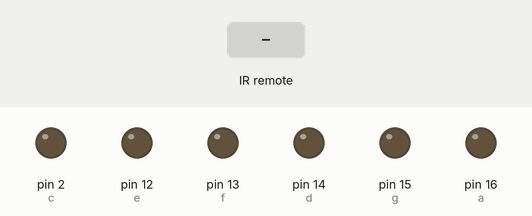
This sketch was run on a simulated Arduino Uno, built with avr-gcc and run on an emulated ATmega328P. Parts: output pins drawn as LEDs (lit = HIGH). The inputs (shaded band) are chosen by the test bench. Pins used as bus, display or sensor lines are not drawn.

Above: at 1.2 s.
1.3 s: infrared code 0x45 received
At 2.1 s:
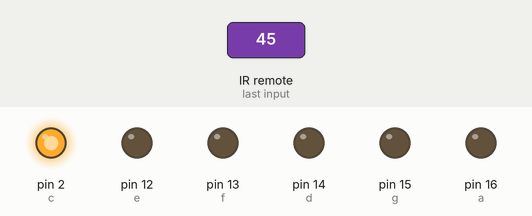
2.8 s: infrared code 0x46 received
At 3.3 s:
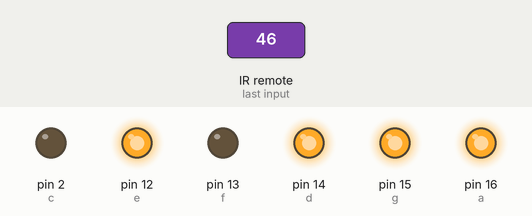
4.3 s: infrared code 0x47 received
At 5.5 s:
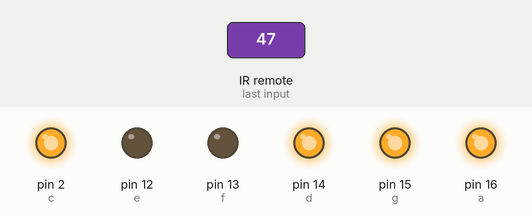
5.8 s: infrared code 0x44 received
At 6.8 s:
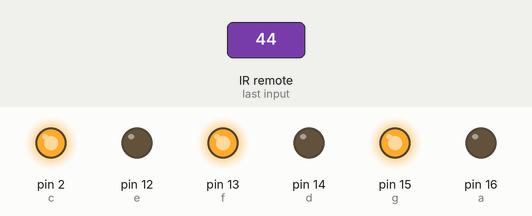
7.3 s: infrared code 0x40 received
At 7.9 s:
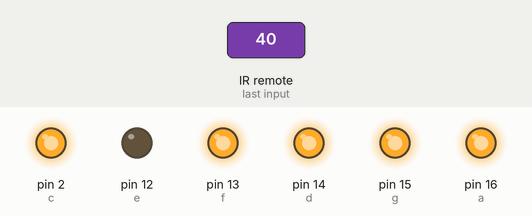
8.8 s: infrared code 0x43 received
At 10.2 s:
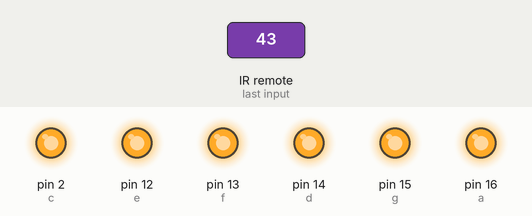
Timing chart, 0 to 11.3 s (numbered marks = the images above; inputs shaded):
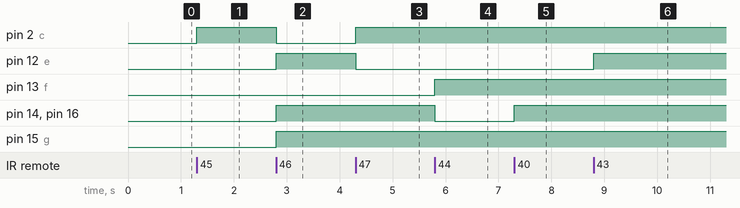

Measured:
- after the input at 1.3 s, pin 2 (c): LOW → HIGH at once
- after the input at 2.8 s, pin 2 (c): HIGH → LOW at once; pin 12 (e), pin 14 (d), pin 15 (g), pin 16 (a): LOW → HIGH at once
- after the input at 4.3 s, pin 2 (c): LOW → HIGH at once; pin 12 (e): HIGH → LOW at once
- after the input at 5.8 s, pin 13 (f): LOW → HIGH at once; pin 14 (d), pin 16 (a): HIGH → LOW at once
- after the input at 7.3 s, pin 14 (d), pin 16 (a): LOW → HIGH at once
- after the input at 8.8 s, pin 12 (e): LOW → HIGH at once

The sketch:

ir-remote-7segments-display.ino
```cpp
#include <IRremote.h>
#define IRpin 5
#define a 16
#define b 0
#define c 2
#define d 14
#define e 12
#define f 13
#define g 15
int command=0;
void Zero(){
  digitalWrite(a,1);
  digitalWrite(b,1);
  digitalWrite(c,1);
  digitalWrite(d,1);
  digitalWrite(e,1);
  digitalWrite(f,1);
  digitalWrite(g,0);
}
void One(){
  digitalWrite(a,0);
  digitalWrite(b,1);
  digitalWrite(c,1);
  digitalWrite(d,0);
  digitalWrite(e,0);
  digitalWrite(f,0);
  digitalWrite(g,0);
}
void Two(){
  digitalWrite(a,1);
  digitalWrite(b,1);
  digitalWrite(c,0);
  digitalWrite(d,1);
  digitalWrite(e,1);
  digitalWrite(f,0);
  digitalWrite(g,1);
}
void Three(){
  digitalWrite(a,1);
  digitalWrite(b,1);
  digitalWrite(c,1);
  digitalWrite(d,1);
  digitalWrite(e,0);
  digitalWrite(f,0);
  digitalWrite(g,1);
}
void Four(){
  digitalWrite(a,0);
  digitalWrite(b,1);
  digitalWrite(c,1);
  digitalWrite(d,0);
  digitalWrite(e,0);
  digitalWrite(f,1);
  digitalWrite(g,1);
}
void Five(){
  digitalWrite(a,1);
  digitalWrite(b,0);
  digitalWrite(c,1);
  digitalWrite(d,1);
  digitalWrite(e,0);
  digitalWrite(f,1);
  digitalWrite(g,1);
}
void Six(){
  digitalWrite(a,1);
  digitalWrite(b,0);
  digitalWrite(c,1);
  digitalWrite(d,1);
  digitalWrite(e,1);
  digitalWrite(f,1);
  digitalWrite(g,1);
}
void Seven(){
  digitalWrite(a,1);
  digitalWrite(b,1);
  digitalWrite(c,1);
  digitalWrite(d,0);
  digitalWrite(e,0);
  digitalWrite(f,0);
  digitalWrite(g,0);
}
void Eight(){
  digitalWrite(a,1);
  digitalWrite(b,1);
  digitalWrite(c,1);
  digitalWrite(d,1);
  digitalWrite(e,1);
  digitalWrite(f,1);
  digitalWrite(g,1);
}
void Nine(){
  digitalWrite(a,1);
  digitalWrite(b,1);
  digitalWrite(c,1);
  digitalWrite(d,1);
  digitalWrite(e,0);
  digitalWrite(f,1);
  digitalWrite(g,1);
}
void setup() {
  // put your setup code here, to run once:
IrReceiver.begin(IRpin,ENABLE_LED_FEEDBACK);
Serial.begin(9600);
pinMode(a,OUTPUT);
pinMode(b,OUTPUT);
pinMode(c,OUTPUT);
pinMode(d,OUTPUT);
pinMode(e,OUTPUT);
pinMode(f,OUTPUT);
pinMode(g,OUTPUT);
}
void loop() {
  // put your main code here, to run repeatedly:
if (IrReceiver.decode()) {
command = IrReceiver.decodedIRData.command;
IrReceiver.resume();
if (command==69){
    One();
    }
else if(command==70) {
    Two();
}
else if (command==71){
    Three();
}
else if(command==68) {
   Four();
}
else if(command==64) {
    Five();
}
else if(command==67){
    Six();
}
else if(command==7) {
   Seven();
}
else if(command==21){
  Eight();
  }
else if(command==9){
  Nine();
}
else if(command==25) {
  Zero();
}
 }
}
```
